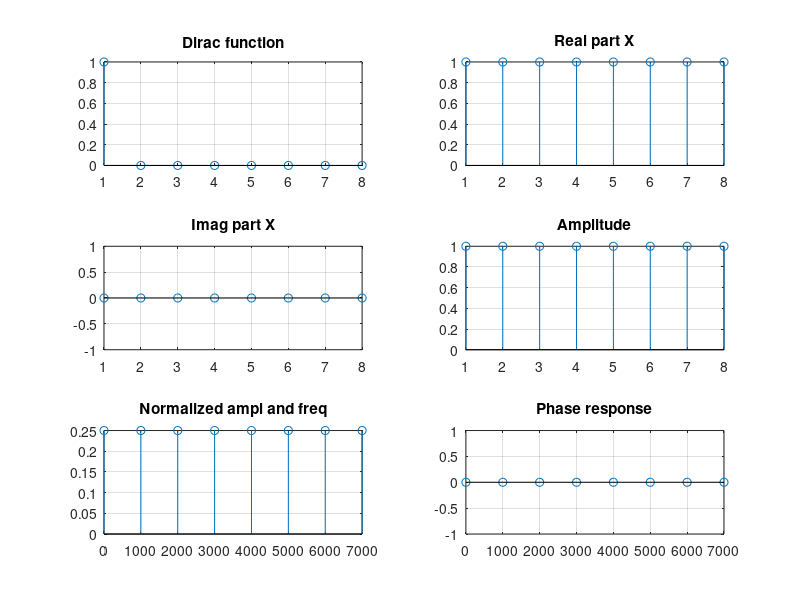

This figure's MATLAB source:
clear, clc, close all;

fs = 8000;
ts = 0 : 1/fs : 0.001-1/fs;
N = length(ts);

x =zeros(N,1);
x(1) = 1;

X = fft(x);

subplot(3, 2, 1)
stem(x), grid on, title('Dirac function')

subplot(3, 2, 2)
stem(real(X)), grid on, title('Real part X')

subplot(3, 2, 3)
stem(imag(X)), grid on, title('Imag part X')

subplot(3, 2, 4)
stem(abs(X)), grid on, title('Amplitude')
 
Xm = 2*abs(X)/N;

f = (0:N-1)*fs/N;
subplot(3, 2, 5)
stem(f,Xm), grid on, title('Normalized ampl and freq')

phi = angle(X)*180/pi;
subplot(3,2,6);
stem(f, phi), grid on, title('Phase response')
